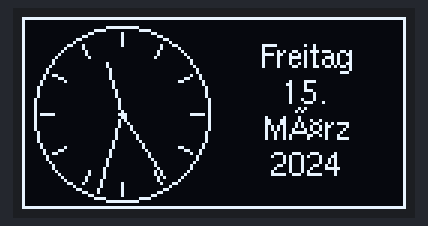
The program below on a simulated ESP32. Shown: 128×64 one-colour display. WiFi joins after 1.5 s; servers stay silent unless stated.

Above: at 3.7 s.
At 7.7 s:
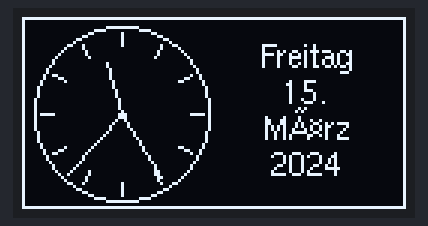
At 12.7 s:
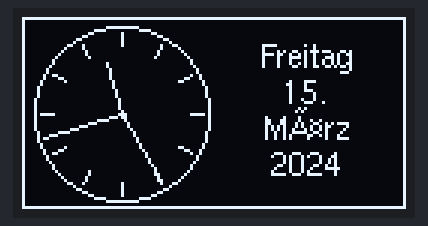
At 16.7 s:
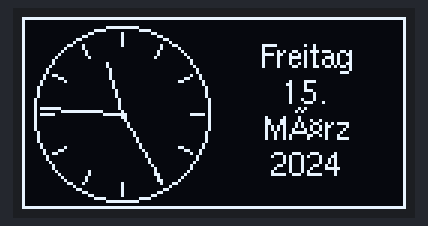
At 26.7 s:
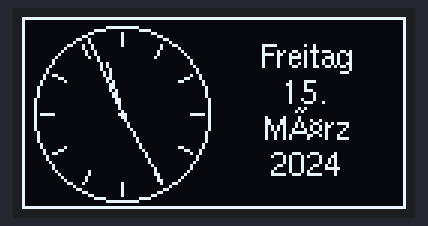
At 35.7 s:
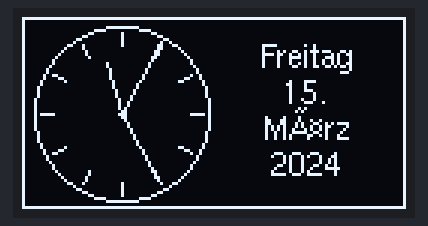

The program:

main.cpp
```cpp
#include <Arduino.h>
#include <WiFi.h>
#include <WiFiUdp.h>
#include <U8g2lib.h>
#include <time.h>

// Credentials and sensitive data handling:
//   copy secrets_template.h to secrets.h and fill in your WiFi and MQTT credentials
//   Note: secrets.h not seen publicly as it contains sensitive data (protected by .gitignore)
//#include "../include/secrets_template.h"
#include "../include/secrets.h"

const char* ntpServer = "pool.ntp.org";
const int NTP_PACKET_SIZE = 48;
const unsigned long SYNC_INTERVAL_MS = 10UL * 60UL * 1000UL;
const long CET_OFFSET_SEC = 3600UL;

WiFiUDP udp;
byte ntpPacketBuffer[NTP_PACKET_SIZE];
unsigned long currentTimeSeconds = 0;
unsigned long lastMillis = 0;
unsigned long lastSyncMillis = 0;
bool timeSynced = false;
struct tm currentTime;

// I2C OLED display for SSD1309 / SSD1306 128x64 modules
U8G2_SSD1306_128X64_NONAME_F_HW_I2C u8g2(U8G2_R0, U8X8_PIN_NONE);

static const int DISPLAY_WIDTH = 128;
static const int DISPLAY_HEIGHT = 64;
static const int CLOCK_CENTER_X = 33; // shifted left, keeping 1 pixel from left frame (center 32, radius 29, left at 3)

static const int CLOCK_CENTER_Y = DISPLAY_HEIGHT / 2;
static const int CLOCK_RADIUS = 29; // keep one pixel distance from the frame

const char* weekdays[] = {"Sonntag", "Montag", "Dienstag", "Mittwoch", "Donnerstag", "Freitag", "Samstag"};
const char* months[] = {"Januar", "Februar", "März", "April", "Mai", "Juni", "Juli", "August", "September", "Oktober", "November", "Dezember"};

void drawClockFace() {
  u8g2.drawFrame(0, 0, DISPLAY_WIDTH, DISPLAY_HEIGHT);
  u8g2.drawCircle(CLOCK_CENTER_X, CLOCK_CENTER_Y, CLOCK_RADIUS);

  for (int tick = 0; tick < 12; tick++) {
    float angle = radians(tick * 30.0f - 90.0f);
    int x0 = CLOCK_CENTER_X + int((CLOCK_RADIUS - 2) * cos(angle));
    int y0 = CLOCK_CENTER_Y + int((CLOCK_RADIUS - 2) * sin(angle));
    int x1 = CLOCK_CENTER_X + int((CLOCK_RADIUS - 6) * cos(angle));
    int y1 = CLOCK_CENTER_Y + int((CLOCK_RADIUS - 6) * sin(angle));
    u8g2.drawLine(x0, y0, x1, y1);
  }
}

void drawHand(float angleDegrees, int length) {
  float angle = radians(angleDegrees - 90.0f);
  int x = CLOCK_CENTER_X + int(length * cos(angle));
  int y = CLOCK_CENTER_Y + int(length * sin(angle));
  u8g2.drawLine(CLOCK_CENTER_X, CLOCK_CENTER_Y, x, y);
}

void drawAnalogClock(int hours, int minutes, int seconds) {
  float secondAngle = seconds * 6.0f;
  float minuteAngle = (minutes + seconds / 60.0f) * 6.0f;
  float hourAngle = (hours + minutes / 60.0f) * 30.0f;

  drawHand(hourAngle, 18);
  drawHand(minuteAngle, 26);
  drawHand(secondAngle, 28);
  u8g2.drawDisc(CLOCK_CENTER_X, CLOCK_CENTER_Y, 1);

  // Draw date on the right side
  u8g2.setFont(u8g2_font_helvR08_tf); // font with umlauts
  int textX = 94; // center of right area
  u8g2.setFontMode(0); // transparent
  u8g2.setDrawColor(1);

  // Weekday
  u8g2.drawStr(textX - u8g2.getStrWidth(weekdays[currentTime.tm_wday]) / 2, 17, weekdays[currentTime.tm_wday]);

  // Day
  char dayStr[4];
  sprintf(dayStr, "%d.", currentTime.tm_mday);
  u8g2.drawStr(textX - u8g2.getStrWidth(dayStr) / 2, 29, dayStr);

  // Month
  u8g2.drawStr(textX - u8g2.getStrWidth(months[currentTime.tm_mon]) / 2, 41, months[currentTime.tm_mon]);

  // Year
  char yearStr[5];
  sprintf(yearStr, "%d", currentTime.tm_year + 1900);
  u8g2.drawStr(textX - u8g2.getStrWidth(yearStr) / 2, 53, yearStr);
}

static int dayOfWeek(int year, int month, int day) {
  static const int t[] = {0, 3, 2, 5, 0, 3, 5, 1, 4, 6, 2, 4};
  if (month < 3) {
    year -= 1;
  }
  return (year + year / 4 - year / 100 + year / 400 + t[month - 1] + day) % 7;
}

static int lastSundayOfMonth(int year, int month) {
  int daysInMonth;
  if (month == 2) {
    bool leap = (year % 4 == 0 && (year % 100 != 0 || year % 400 == 0));
    daysInMonth = leap ? 29 : 28;
  } else if (month == 4 || month == 6 || month == 9 || month == 11) {
    daysInMonth = 30;
  } else {
    daysInMonth = 31;
  }

  int dowLast = dayOfWeek(year, month, daysInMonth);
  return daysInMonth - dowLast;
}

static bool isBerlinDST(unsigned long utcEpochSeconds) {
  time_t t = utcEpochSeconds;
  struct tm tm;
  gmtime_r(&t, &tm);

  int year = tm.tm_year + 1900;
  int month = tm.tm_mon + 1;
  int day = tm.tm_mday;
  int hour = tm.tm_hour;

  if (month < 3 || month > 10) {
    return false;
  }
  if (month > 3 && month < 10) {
    return true;
  }

  int lastSunday = lastSundayOfMonth(year, month);
  if (month == 3) {
    if (day < lastSunday) {
      return false;
    }
    if (day > lastSunday) {
      return true;
    }
    return hour >= 1;
  }

  // October
  if (day < lastSunday) {
    return true;
  }
  if (day > lastSunday) {
    return false;
  }
  return hour < 1;
}

void sendNTPpacket(const char* address) {
  memset(ntpPacketBuffer, 0, NTP_PACKET_SIZE);
  ntpPacketBuffer[0] = 0b11100011;
  ntpPacketBuffer[1] = 0;
  ntpPacketBuffer[2] = 6;
  ntpPacketBuffer[3] = 0xEC;
  ntpPacketBuffer[12] = 49;
  ntpPacketBuffer[13] = 0x4E;
  ntpPacketBuffer[14] = 49;
  ntpPacketBuffer[15] = 52;

  udp.beginPacket(address, 123);
  udp.write(ntpPacketBuffer, NTP_PACKET_SIZE);
  udp.endPacket();
}

bool syncTime() {
  if (WiFi.status() != WL_CONNECTED) {
    WiFi.mode(WIFI_STA);
    WiFi.begin(ssid, password);
    unsigned long start = millis();
    while (WiFi.status() != WL_CONNECTED && millis() - start < 15000) {
      delay(200);
    }
  }

  if (WiFi.status() != WL_CONNECTED) {
    return false;
  }

  udp.begin(2390);
  sendNTPpacket(ntpServer);
  unsigned long start = millis();
  while (millis() - start < 2000) {
    int size = udp.parsePacket();
    if (size >= NTP_PACKET_SIZE) {
      udp.read(ntpPacketBuffer, NTP_PACKET_SIZE);
      unsigned long highWord = word(ntpPacketBuffer[40], ntpPacketBuffer[41]);
      unsigned long lowWord = word(ntpPacketBuffer[42], ntpPacketBuffer[43]);
      unsigned long secsSince1900 = (highWord << 16) | lowWord;
      const unsigned long seventyYears = 2208988800UL;
      unsigned long epoch = secsSince1900 - seventyYears;
      unsigned long localEpoch = epoch + CET_OFFSET_SEC + (isBerlinDST(epoch) ? CET_OFFSET_SEC : 0);
      currentTimeSeconds = localEpoch;
      time_t t = localEpoch;
      localtime_r(&t, &currentTime);
      lastMillis = millis();
      timeSynced = true;
      udp.stop();
      return true;
    }
    delay(10);
  }

  udp.stop();
  return false;
}

void setup() {
  u8g2.begin();
  u8g2.setDrawColor(1);
  u8g2.clearBuffer();
  u8g2.sendBuffer();

  // Display startup screen
  u8g2.clearBuffer();
  u8g2.setFont(u8g2_font_helvR08_tf);
  const char* splashLine1 = "Analog OLED Clock";
  const char* splashLine2 = "Vers. 2026-04-13";
  const char* splashLine3 = "Connecting to";
  char splashLine4[100];
  sprintf(splashLine4, "SSID \"%s\"", ssid);
  u8g2.drawStr(5, 12, splashLine1);
  u8g2.drawStr(5, 22, splashLine2);
  u8g2.drawStr(5, 32, splashLine3);
  u8g2.drawStr(5, 42, splashLine4);
  u8g2.sendBuffer();

  // Try to sync time
  int dotCount = 0;
  unsigned long lastAttempt = 0;
  while (!timeSynced) {
    unsigned long now = millis();
    if (now - lastAttempt > 2000) { // try every 2 seconds
      if (syncTime()) {
        break;
      }
      lastAttempt = now;
      dotCount++;
      if (dotCount > 20) dotCount = 0;

      // Redraw connection status
      u8g2.clearBuffer();
      u8g2.drawStr(5, 12, splashLine1);
      u8g2.drawStr(5, 22, splashLine2);
      u8g2.drawStr(5, 32, splashLine3);
      sprintf(splashLine4, "SSID \"%s\"", ssid);
      u8g2.drawStr(5, 42, splashLine4);
      // Dots on line 5
      char dots[25] = "";
      for (int i = 0; i < dotCount; i++) {
        strcat(dots, ".");
      }
      u8g2.drawStr(5, 52, dots);
      u8g2.sendBuffer();
    }
  }

  lastSyncMillis = millis();
  lastMillis = millis();
}

void loop() {
  unsigned long now = millis();

  if (now - lastMillis >= 1000) {
    currentTimeSeconds += (now - lastMillis) / 1000;
    lastMillis += ((now - lastMillis) / 1000) * 1000;
  }

  if (now - lastSyncMillis >= SYNC_INTERVAL_MS) {
    if (syncTime()) {
      lastSyncMillis = now;
    } else {
      lastSyncMillis = now; // try again after another interval
    }
  }

  unsigned long secondsOfDay = currentTimeSeconds % 86400UL;
  int hours = secondsOfDay / 3600;
  int minutes = (secondsOfDay % 3600) / 60;
  int seconds = secondsOfDay % 60;

  u8g2.clearBuffer();
  drawClockFace();
  drawAnalogClock(hours, minutes, seconds);
  u8g2.sendBuffer();

  delay(50);
}
```

secrets_template.h
```cpp
#ifndef SECRETS_H
#define SECRETS_H

// WiFi credentials
const char* ssid = "YOUR_WIFI_SSID";
const char* password = "YOUR_WIFI_PASSWORD";

#endif
```

Measured:
- what the display in image 0 shows lasts 1.0 s, from 3.7 s to 4.7 s
